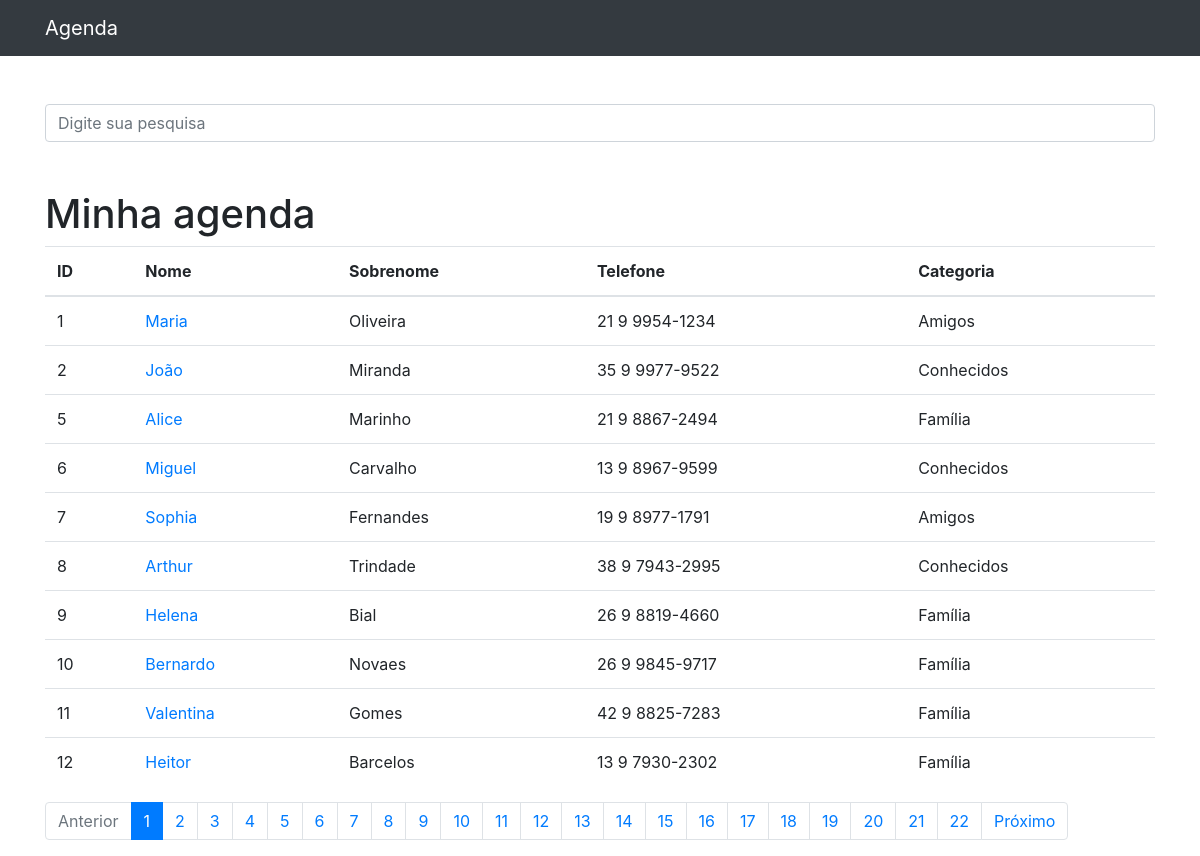
The page / on the database its author committed.
### contatos/models.py (models this page shows, shortened)
class Contato(models.Model):
    nome = models.CharField(max_length=255)
    sobrenome = models.CharField(max_length=255, blank=True)
    telefone = models.CharField(max_length=255)
    email = models.CharField(max_length=255, blank=True)
    data_criacao = models.DateTimeField(default=timezone.now)
    descricao = models.TextField(blank=True)
    categoria = models.ForeignKey(Categoria, on_delete=models.DO_NOTHING)
    mostrar = models.BooleanField(default=True)
    foto = models.ImageField(blank=True, upload_to='fotos/%Y/%m/%d')

class Categoria(models.Model):
    nome = models.CharField(max_length=255)
    def __str__(self):
        return self.nome

### contatos/views.py (the view)
# urls.py: path('', views.index, name='index'),
def index(request):
    contatos = Contato.objects.order_by('id').filter(
        mostrar=True
    )
    paginator = Paginator(contatos, 10)
    page = request.GET.get('p')
    contatos = paginator.get_page(page)
    return render(request, 'contatos/index.html', {
        'contatos': contatos
    })

### contatos/templates/contatos/index.html
{% extends 'base.html' %}
{%block conteudo%}
     <h1 class="mt-5">Minha agenda</h1>
        <table class="table">
          <thead>
            <tr>
              <th>ID</th>
              <th>Nome</th>
              <th>Sobrenome</th>
              <th>Telefone</th>
              <th>Categoria</th>
            </tr>
          </thead>
          <tbody>
          {% for contato in contatos %}
              <tr>
                <td>{{ contato.id }}</td>
                <td>
                  <a href="{% url 'ver_contato' contato.id %}">{{ contato.nome }}</a>
                </td>
                <td>{{ contato.sobrenome }}</td>
                <td>{{ contato.telefone }}</td>
                <td>{{ contato.categoria }}</td>
              </tr>
          {% endfor %}
          </tbody>
        </table>
        <nav aria-label="Page navigation example">
            <ul class="pagination">
                {% if contatos.has_previous %}
                    <li class="page-item">
                        <a class="page-link" href="?p={{ contatos.previous_page_number }}&termo={{ request.GET.termo }}">Anterior</a>
                    </li>
                {% else %}
                    <li class="page-item disabled">
                        <a class="page-link" href="#">Anterior</a>
                    </li>
                {% endif %}
                {% for pagina in contatos.paginator.page_range %}
                    {% if pagina == contatos.number %}
                        <li class="page-item active">
                            <a class="page-link" href="?p={{ pagina }}&termo={{ request.GET.termo }}">{{ pagina }}</a>
                        </li>
                    {% else %}
                        <li class="page-item">
                            <a class="page-link" href="?p={{ pagina }}&termo={{ request.GET.termo }}">{{ pagina }}</a>
                        </li>
                    {% endif %}
                {% endfor %}
                {% if contatos.has_next %}
                    <li class="page-item">
                        <a class="page-link" href="?p={{ contatos.next_page_number }}&termo={{ request.GET.termo }}">Próximo</a>
                    </li>
                {% else %}
                    <li class="page-item disabled">
                        <a class="page-link" href="#">Próximo</a>
                    </li>
                {% endif %}
            </ul>
        </nav>
{%endblock%}

### templates/base.html (shortened to what this page needs)
{% load static %}
<!DOCTYPE html>
<html lang="pt">
<head>
  {% include 'parciais/_head.html' %}
</head>
<body>
  {% include 'parciais/_nav.html' %}
  <div class="container">
    <div class="row">
      <div class="col-lg-12">
        <br><br>
        {% if 'accounts' not in request.path %}
          <form method="get" action="{% url 'busca' %}">
            <div class="form-group row">
              <div class="col-12">
                <input class="form-control"
                       type="search" value="{{ request.GET.termo }}"
                       id="search-input"
                       placeholder="Digite sua pesquisa"
                       name="termo">
              </div>
            </div>
            </form>
          {% endif %}
       {%block conteudo%}{%endblock%}
      </div>
    </div>
  </div>
</body>
</html>

### templates/parciais/_head.html (shortened to what this page needs)
{% load static %}
  <link href="{% static 'vendor/bootstrap/css/bootstrap.min.css'%}" rel="stylesheet">

### templates/parciais/_nav.html (shortened to what this page needs)
{% load static %}
  <nav class="navbar navbar-expand-lg navbar-dark bg-dark static-top">
    <div class="container">
      <a class="navbar-brand" href="{% url 'index' %}">Agenda</a>
    </div>
  </nav>

### rows shown on the page
Contato: id "1", nome "Maria", sobrenome "Oliveira", telefone "21 9 9954-1234", categoria "Amigos"
Contato: id "2", nome "João", sobrenome "Miranda", telefone "35 9 9977-9522", categoria "Conhecidos"
Contato: id "5", nome "Alice", sobrenome "Marinho", telefone "21 9 8867-2494", categoria "Família"
Contato: id "6", nome "Miguel", sobrenome "Carvalho", telefone "13 9 8967-9599", categoria "Conhecidos"
Contato: id "7", nome "Sophia", sobrenome "Fernandes", telefone "19 9 8977-1791", categoria "Amigos"
Contato: id "8", nome "Arthur", sobrenome "Trindade", telefone "38 9 7943-2995", categoria "Conhecidos"
Contato: id "9", nome "Helena", sobrenome "Bial", telefone "26 9 8819-4660", categoria "Família"
Contato: id "10", nome "Bernardo", sobrenome "Novaes", telefone "26 9 9845-9717", categoria "Família"
Contato: id "11", nome "Valentina", sobrenome "Gomes", telefone "42 9 8825-7283", categoria "Família"
Contato: id "12", nome "Heitor", sobrenome "Barcelos", telefone "13 9 7930-2302", categoria "Família"

### other values the page prints
{{ pagina }} "1"
{{ pagina }} "2" "3" "4" "5" "6" "7" "8" "9" "10" "11" "12" "13" "14" "15" "16" "17" "18" "19" "20" "21" "22"
